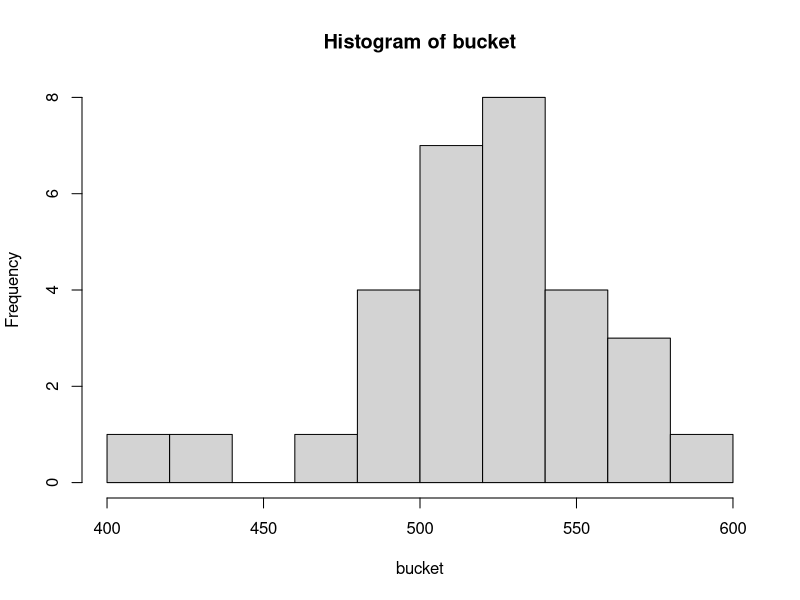

Write the R code that produced this figure.
## ---- chunk 1
buildDy <- function(csize=35){
  bdlist=1:365
  out <- sample(bdlist,csize,replace=T)
}
## ---- chunk 2
try1=buildDy(csize = 35)
table(try1)
## ---- chunk 3
maxdup = function(inlist){
  out <- max(table(inlist))
}
## ---- chunk 4
buildDY <- function(csize=35){
  bdlist=1:365
  out <- sample(bdlist,csize,replace=T)
}
## ---- chunk 5
try1=buildDY(csize = 35)
table(try1)
## ---- chunk 6
maxdup = function(inlist){
    out <- max(table(inlist))
}
## ---- chunk 7
bucket=numeric()
for (j in 1:30){
  


brownlow=0
trials = numeric()

for (i in 1:1137) {
  a<-buildDY(csize = 35)
  trials[i] = maxdup(a)
 
}

out <- ifelse(trials>=2,1,-2) 
bucket[j] <- sum(out)
}
hist(bucket)
## ---- chunk 8
mean(bucket)
## ---- chunk 9
sd(bucket)
## ---- chunk 10
buildDY <- function(csize=35){
  bdlist=1:365
  out <- sample(bdlist,csize,replace=T)
}
## ---- chunk 11
maxdup = function(inlist){
    out <- max(table(inlist))
}
## ---- chunk 12
bucket=numeric()
for (j in 1:10){
  


brownlow=0
trials = numeric()

for (i in 1:1137) {
  a<-buildDY(csize = 29)
  trials[i] = maxdup(a)
 
}

out <- ifelse(trials>=2,1,-2) 
bucket[j] <- sum(out)
}
